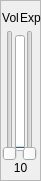
   <widget class="QFrame" name="frame_10">
    <property name="geometry">
     <rect>
      <x>70</x>
      <y>330</y>
      <width>41</width>
      <height>181</height>
     </rect>
    </property>
    <property name="frameShape">
     <enum>QFrame::StyledPanel</enum>
    </property>
    <property name="frameShadow">
     <enum>QFrame::Raised</enum>
    </property>
    <widget class="QSlider" name="MIDI_Expression_10">
     <property name="geometry">
      <rect>
       <x>20</x>
       <y>30</y>
       <width>20</width>
       <height>131</height>
      </rect>
     </property>
     <property name="maximum">
      <number>127</number>
     </property>
     <property name="value">
      <number>0</number>
     </property>
     <property name="orientation">
      <enum>Qt::Vertical</enum>
     </property>
    </widget>
    <widget class="QSlider" name="MIDI_Volume_10">
     <property name="geometry">
      <rect>
       <x>0</x>
       <y>30</y>
       <width>20</width>
       <height>131</height>
      </rect>
     </property>
     <property name="maximum">
      <number>127</number>
     </property>
     <property name="value">
      <number>0</number>
     </property>
     <property name="orientation">
      <enum>Qt::Vertical</enum>
     </property>
    </widget>
    <widget class="QLabel" name="label_32">
     <property name="geometry">
      <rect>
       <x>0</x>
       <y>10</y>
       <width>21</width>
       <height>16</height>
      </rect>
     </property>
     <property name="text">
      <string notr="true">Vol</string>
     </property>
     <property name="alignment">
      <set>Qt::AlignCenter</set>
     </property>
    </widget>
    <widget class="QLabel" name="label_33">
     <property name="geometry">
      <rect>
       <x>20</x>
       <y>10</y>
       <width>21</width>
       <height>16</height>
      </rect>
     </property>
     <property name="text">
      <string notr="true">Exp</string>
     </property>
    </widget>
    <widget class="QLabel" name="label_34">
     <property name="geometry">
      <rect>
       <x>10</x>
       <y>160</y>
       <width>21</width>
       <height>16</height>
      </rect>
     </property>
     <property name="text">
      <string notr="true">10</string>
     </property>
     <property name="alignment">
      <set>Qt::AlignCenter</set>
     </property>
    </widget>
    <widget class="QProgressBar" name="MIDI_VolDisp_10">
     <property name="geometry">
      <rect>
       <x>15</x>
       <y>35</y>
       <width>10</width>
       <height>116</height>
      </rect>
     </property>
     <property name="maximumSize">
      <size>
       <width>10</width>
       <height>16777215</height>
      </size>
     </property>
     <property name="maximum">
      <number>127</number>
     </property>
     <property name="value">
      <number>0</number>
     </property>
     <property name="textVisible">
      <bool>false</bool>
     </property>
     <property name="orientation">
      <enum>Qt::Vertical</enum>
     </property>
    </widget>
   </widget>
